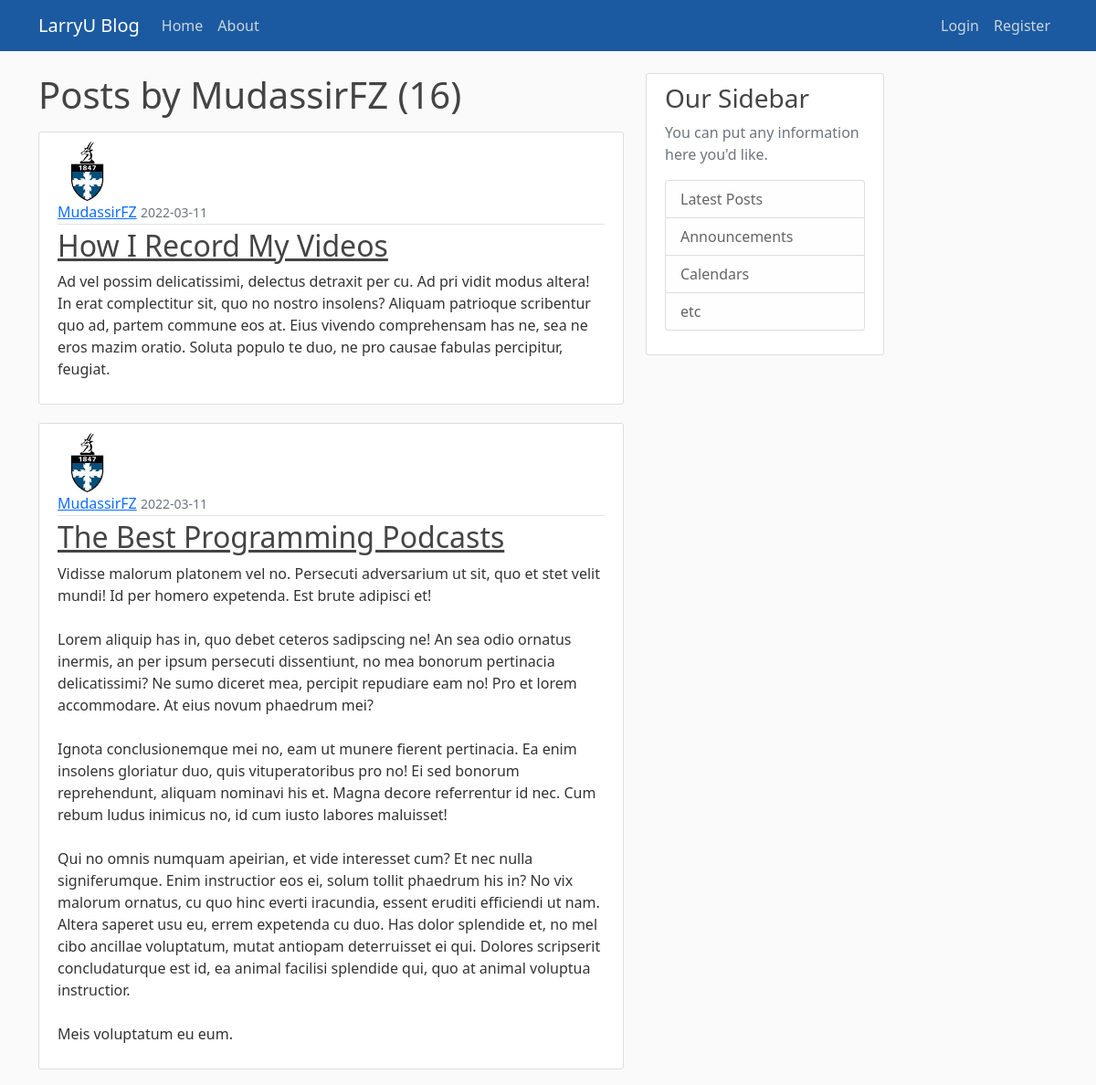
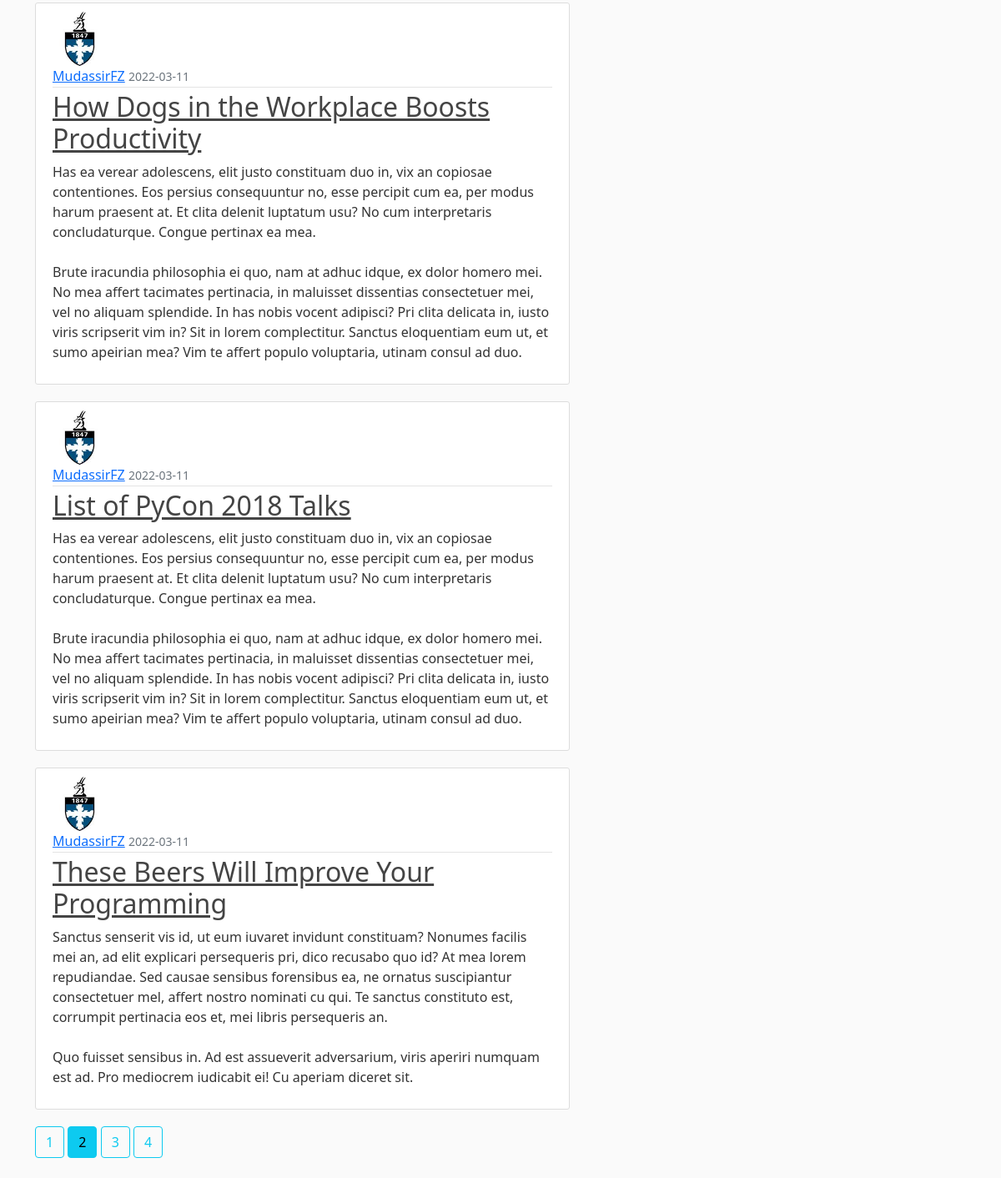
The page /user/MudassirFZ?page=2 on the database its author committed (2 pictures, top to bottom).
### flaskblog/models.py (models this page shows, shortened)
class User(db.Model, UserMixin):
    id = db.Column(db.Integer, primary_key=True)
    username = db.Column(db.String(20), unique=True, nullable=False)
    email = db.Column(db.String(120), unique=True, nullable=False)
    image_file = db.Column(db.String(20), nullable=False, default="default.jpg")
    password = db.Column(db.String(60), nullable=False)
    posts = db.relationship("Post", backref="author", lazy=True)

class Post(db.Model):
    id = db.Column(db.Integer, primary_key=True)
    title = db.Column(db.String(100), nullable=False)
    date_posted = db.Column(db.DateTime, nullable=False, default=datetime.utcnow)
    content = db.Column(db.Text, nullable=False)
    user_id = db.Column(db.Integer, db.ForeignKey("user.id"), nullable=False)

### flaskblog/users/routes.py (the view)
@users.route("/user/<string:username>")
def user_posts(username):
    page = request.args.get('page', 1, type=int)
    user = User.query.filter_by(username=username).first_or_404()
    posts = Post.query.filter_by(author=user)\
        .order_by(Post.date_posted.desc())\
        .paginate(page=page, per_page=5)
    return render_template("user_posts.html", posts=posts, user=user)

### flaskblog/templates/user_posts.html
{% extends "layout.html" %}
{% block content %}
    <h1 class="mb-3">Posts by {{ user.username }}  ({{ posts.total }})</h1>
    {% for post in posts.items %}
        <article class="media content-section">
            <img class="rounded-circle article-img" src="{{ url_for('static', filename='profile_pics/' + post.author.image_file) }}"/>
            <div class="media-body">
                <div class="article-metadata">
                    <a class="mr-2" href="{{ url_for('users.user_posts', username=post.author.username) }}">{{ post.author.username }}</a>
                    <small class="text-muted">{{ post.date_posted.strftime('%Y-%m-%d') }}</small>
                </div>
                <h2><a class="article-title" href="{{ url_for('posts.post', post_id=post.id) }}">{{ post.title }}</a></h2>
                <p class="article-content">{{ post.content }}</p>
            </div>
        </article>
    {% endfor %}
    {% for page_num in posts.iter_pages(left_edge=1, right_edge=1, left_current=1, right_current=2) %}
        {% if page_num %}
            {% if posts.page == page_num %}
                <a class="btn btn-info mb-4" href="{{ url_for('users.user_posts', username=user.username, page=page_num) }}">{{ page_num }}</a>
            {% else %}
                <a class="btn btn-outline-info mb-4" href="{{ url_for('users.user_posts', username=user.username, page=page_num) }}">{{ page_num }}</a>
            {% endif %}
        {% else %}
            ...
        {% endif %}
    {% endfor %}
{% endblock content %}

### flaskblog/static/main.css (style rules this page uses)
body { background: #fafafa; color: #333333; margin-top: 5rem; }
h1, h2, h3, h4, h5, h6 { color: #444444; }
.content-section { background: #ffffff; padding: 10px 20px; border: 1px solid #dddddd; border-radius: 3px; margin-bottom: 20px; }
.article-title { color: #444444; }
.article-content { white-space: pre-line; }
.article-img { height: 65px; width: 65px; margin-right: 16px; }
.article-metadata { padding-bottom: 1px; margin-bottom: 4px; border-bottom: 1px solid #e3e3e3; }

### rows shown on the page
User: username "MudassirFZ"
Post: image_file (picture), author.username "MudassirFZ", date_posted "2022-03-11", title "How I Record My Videos", content "Ad vel possim delicatissimi, delectus detraxit per cu. Ad pri vidit modus altera! In erat complectitur sit, quo no nostro insolens? Aliquam patrioque scribentur quo ad, partem commune eos at. Eius vivendo comprehensam has ne, sea ne eros mazim oratio. Soluta populo te duo, ne pro causae fabulas percipitur, feugiat."
Post: image_file (picture), author.username "MudassirFZ", date_posted "2022-03-11", title "The Best Programming Podcasts", content "Vidisse malorum platonem vel no. Persecuti adversarium ut sit, quo et stet velit mundi! Id per homero expetenda. Est brute adipisci et! Lorem aliquip has in, quo debet ceteros sadipscing ne! An sea odio ornatus inermis, an per ipsum persecuti dissentiunt, no mea bonorum pertinacia delicatissimi? Ne sumo diceret mea, percipit repudiare eam no! Pro et lorem accommodare. At eius novum phaedrum mei? Ignota conclusionemque mei no, eam ut munere fierent pertinacia. Ea enim insolens gloriatur duo, quis vituperatoribus pro no! Ei sed bonorum reprehendunt, aliquam nominavi his et. Magna decore referrentur id nec. Cum rebum ludus inimicus no, id cum iusto labores maluisset! Qui no omnis numquam…"
Post: image_file (picture), author.username "MudassirFZ", date_posted "2022-03-11", title "How Dogs in the Workplace Boosts Productivity", content "Has ea verear adolescens, elit justo constituam duo in, vix an copiosae contentiones. Eos persius consequuntur no, esse percipit cum ea, per modus harum praesent at. Et clita delenit luptatum usu? No cum interpretaris concludaturque. Congue pertinax ea mea. Brute iracundia philosophia ei quo, nam at adhuc idque, ex dolor homero mei. No mea affert tacimates pertinacia, in maluisset dissentias consectetuer mei, vel no aliquam splendide. In has nobis vocent adipisci? Pri clita delicata in, iusto viris scripserit vim in? Sit in lorem complectitur. Sanctus eloquentiam eum ut, et sumo apeirian mea? Vim te affert populo voluptaria, utinam consul ad duo."
Post: image_file (picture), author.username "MudassirFZ", date_posted "2022-03-11", title "List of PyCon 2018 Talks", content "Has ea verear adolescens, elit justo constituam duo in, vix an copiosae contentiones. Eos persius consequuntur no, esse percipit cum ea, per modus harum praesent at. Et clita delenit luptatum usu? No cum interpretaris concludaturque. Congue pertinax ea mea. Brute iracundia philosophia ei quo, nam at adhuc idque, ex dolor homero mei. No mea affert tacimates pertinacia, in maluisset dissentias consectetuer mei, vel no aliquam splendide. In has nobis vocent adipisci? Pri clita delicata in, iusto viris scripserit vim in? Sit in lorem complectitur. Sanctus eloquentiam eum ut, et sumo apeirian mea? Vim te affert populo voluptaria, utinam consul ad duo."
Post: image_file (picture), author.username "MudassirFZ", date_posted "2022-03-11", title "These Beers Will Improve Your Programming", content "Sanctus senserit vis id, ut eum iuvaret invidunt constituam? Nonumes facilis mei an, ad elit explicari persequeris pri, dico recusabo quo id? At mea lorem repudiandae. Sed causae sensibus forensibus ea, ne ornatus suscipiantur consectetuer mel, affert nostro nominati cu qui. Te sanctus constituto est, corrumpit pertinacia eos et, mei libris persequeris an. Quo fuisset sensibus in. Ad est assueverit adversarium, viris aperiri numquam est ad. Pro mediocrem iudicabit ei! Cu aperiam diceret sit."

### other values the page prints
{{ posts.total }} "16"
{{ page_num }} "1" "3" "4"
{{ page_num }} "2"
